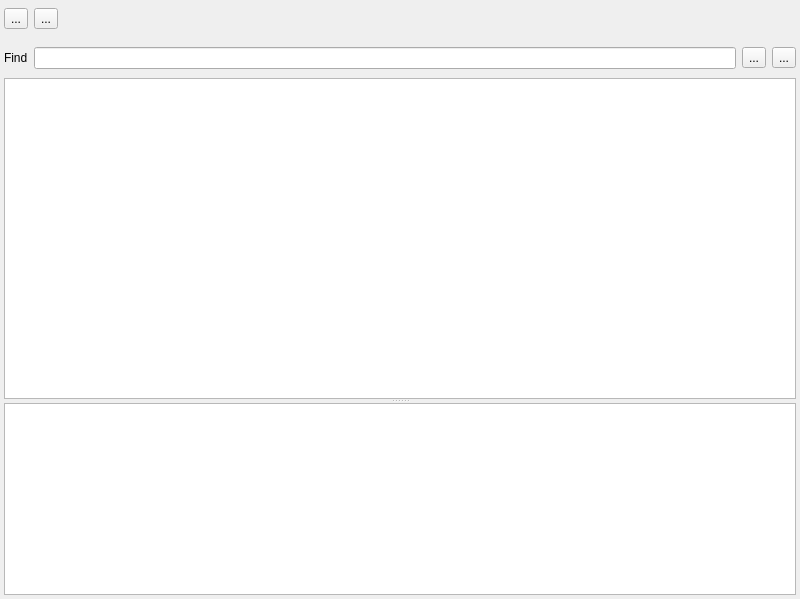
<?xml version="1.0" encoding="UTF-8"?>
<ui version="4.0">
 <class>PythonDialog</class>
 <widget class="QDialog" name="PythonDialog">
  <property name="geometry">
   <rect>
    <x>0</x>
    <y>0</y>
    <width>800</width>
    <height>599</height>
   </rect>
  </property>
  <property name="windowTitle">
   <string>Python</string>
  </property>
  <layout class="QVBoxLayout" name="verticalLayout">
   <property name="spacing">
    <number>4</number>
   </property>
   <property name="leftMargin">
    <number>4</number>
   </property>
   <property name="topMargin">
    <number>4</number>
   </property>
   <property name="rightMargin">
    <number>4</number>
   </property>
   <property name="bottomMargin">
    <number>4</number>
   </property>
   <item>
    <widget class="QWidget" name="widget_2" native="true">
     <property name="sizePolicy">
      <sizepolicy hsizetype="Preferred" vsizetype="Fixed">
       <horstretch>0</horstretch>
       <verstretch>0</verstretch>
      </sizepolicy>
     </property>
     <property name="minimumSize">
      <size>
       <width>0</width>
       <height>30</height>
      </size>
     </property>
     <property name="maximumSize">
      <size>
       <width>16777215</width>
       <height>34</height>
      </size>
     </property>
     <layout class="QHBoxLayout" name="horizontalLayout">
      <property name="leftMargin">
       <number>0</number>
      </property>
      <property name="topMargin">
       <number>0</number>
      </property>
      <property name="rightMargin">
       <number>0</number>
      </property>
      <property name="bottomMargin">
       <number>0</number>
      </property>
      <item>
       <widget class="QToolButton" name="run">
        <property name="text">
         <string>...</string>
        </property>
        <property name="shortcut">
         <string>Ctrl+Return</string>
        </property>
       </widget>
      </item>
      <item>
       <widget class="QToolButton" name="clear">
        <property name="text">
         <string>...</string>
        </property>
       </widget>
      </item>
      <item>
       <spacer name="horizontalSpacer">
        <property name="orientation">
         <enum>Qt::Orientation::Horizontal</enum>
        </property>
        <property name="sizeHint" stdset="0">
         <size>
          <width>40</width>
          <height>20</height>
         </size>
        </property>
       </spacer>
      </item>
     </layout>
    </widget>
   </item>
   <item>
    <widget class="QWidget" name="widget" native="true">
     <property name="sizePolicy">
      <sizepolicy hsizetype="Preferred" vsizetype="Expanding">
       <horstretch>0</horstretch>
       <verstretch>1</verstretch>
      </sizepolicy>
     </property>
     <layout class="QVBoxLayout" name="verticalLayout_3">
      <property name="leftMargin">
       <number>0</number>
      </property>
      <property name="topMargin">
       <number>0</number>
      </property>
      <property name="rightMargin">
       <number>0</number>
      </property>
      <property name="bottomMargin">
       <number>0</number>
      </property>
      <item>
       <widget class="QWidget" name="widget_4" native="true">
        <property name="sizePolicy">
         <sizepolicy hsizetype="Preferred" vsizetype="Expanding">
          <horstretch>0</horstretch>
          <verstretch>1</verstretch>
         </sizepolicy>
        </property>
        <layout class="QVBoxLayout" name="verticalLayout_2">
         <property name="spacing">
          <number>0</number>
         </property>
         <property name="leftMargin">
          <number>0</number>
         </property>
         <property name="topMargin">
          <number>0</number>
         </property>
         <property name="rightMargin">
          <number>0</number>
         </property>
         <property name="bottomMargin">
          <number>0</number>
         </property>
         <item>
          <widget class="QWidget" name="widget_5" native="true">
           <property name="sizePolicy">
            <sizepolicy hsizetype="Preferred" vsizetype="Fixed">
             <horstretch>0</horstretch>
             <verstretch>0</verstretch>
            </sizepolicy>
           </property>
           <property name="minimumSize">
            <size>
             <width>0</width>
             <height>40</height>
            </size>
           </property>
           <layout class="QHBoxLayout" name="horizontalLayout_2">
            <property name="spacing">
             <number>6</number>
            </property>
            <property name="leftMargin">
             <number>0</number>
            </property>
            <property name="topMargin">
             <number>0</number>
            </property>
            <property name="rightMargin">
             <number>0</number>
            </property>
            <property name="bottomMargin">
             <number>0</number>
            </property>
            <item>
             <widget class="QLabel" name="label">
              <property name="font">
               <font>
                <pointsize>9</pointsize>
               </font>
              </property>
              <property name="text">
               <string>Find</string>
              </property>
             </widget>
            </item>
            <item>
             <widget class="QLineEdit" name="find"/>
            </item>
            <item>
             <widget class="QToolButton" name="previous">
              <property name="text">
               <string>...</string>
              </property>
             </widget>
            </item>
            <item>
             <widget class="QToolButton" name="next">
              <property name="text">
               <string>...</string>
              </property>
             </widget>
            </item>
           </layout>
          </widget>
         </item>
         <item>
          <widget class="QWidget" name="widget_6" native="true">
           <layout class="QHBoxLayout" name="horizontalLayout_3">
            <property name="leftMargin">
             <number>0</number>
            </property>
            <property name="topMargin">
             <number>0</number>
            </property>
            <property name="rightMargin">
             <number>0</number>
            </property>
            <property name="bottomMargin">
             <number>0</number>
            </property>
            <item>
             <widget class="QSplitter" name="splitter">
              <property name="orientation">
               <enum>Qt::Orientation::Vertical</enum>
              </property>
              <widget class="stageviz::PythonEditor" name="editor">
               <property name="sizePolicy">
                <sizepolicy hsizetype="Preferred" vsizetype="Expanding">
                 <horstretch>0</horstretch>
                 <verstretch>1</verstretch>
                </sizepolicy>
               </property>
              </widget>
              <widget class="stageviz::PythonLogEdit" name="log">
               <property name="sizePolicy">
                <sizepolicy hsizetype="Preferred" vsizetype="Preferred">
                 <horstretch>0</horstretch>
                 <verstretch>0</verstretch>
                </sizepolicy>
               </property>
              </widget>
             </widget>
            </item>
           </layout>
          </widget>
         </item>
        </layout>
       </widget>
      </item>
     </layout>
    </widget>
   </item>
  </layout>
 </widget>
 <customwidgets>
  <customwidget>
   <class>stageviz::PythonEditor</class>
   <extends>QPlainTextEdit</extends>
   <header>pythoneditor.h</header>
  </customwidget>
  <customwidget>
   <class>stageviz::PythonLogEdit</class>
   <extends>QPlainTextEdit</extends>
   <header>pythonlogedit.h</header>
  </customwidget>
 </customwidgets>
 <resources/>
 <connections/>
</ui>
